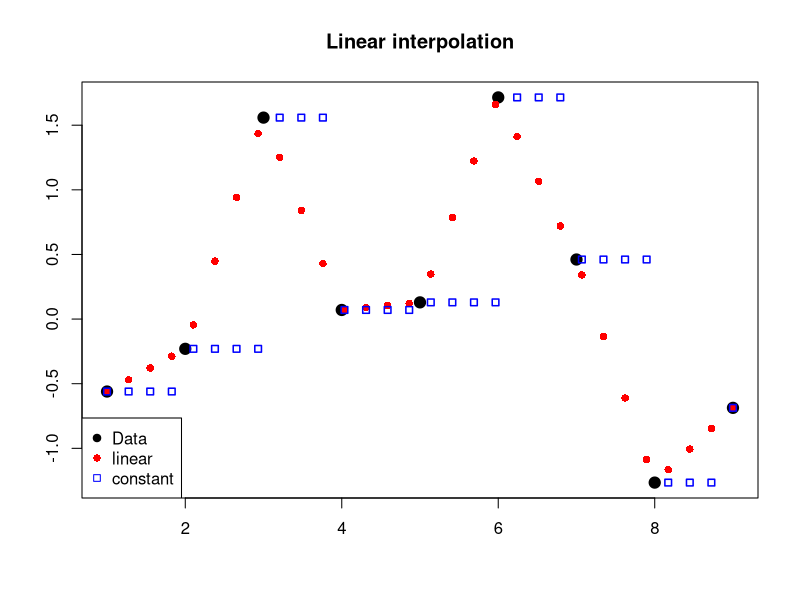
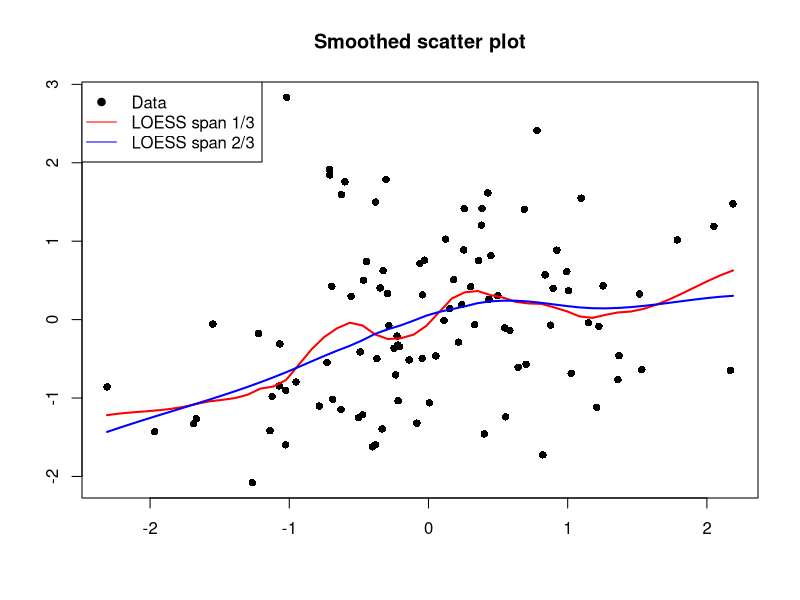
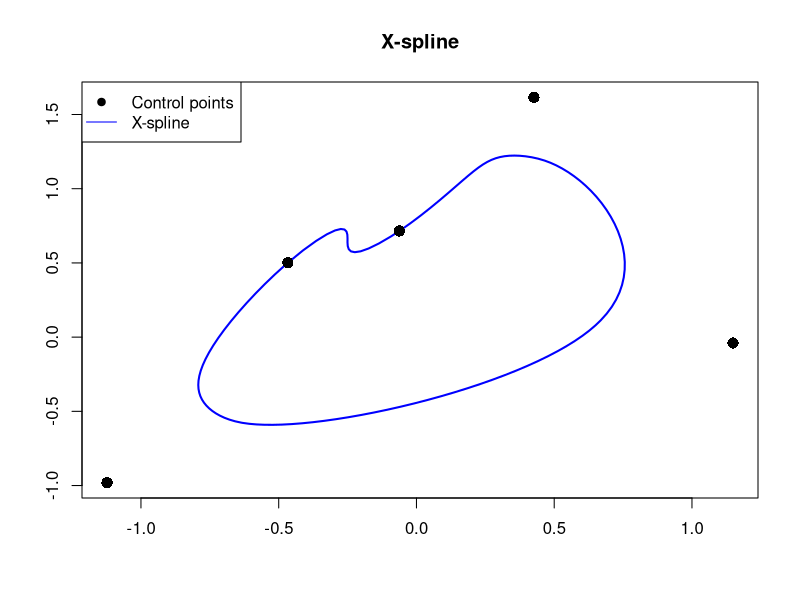
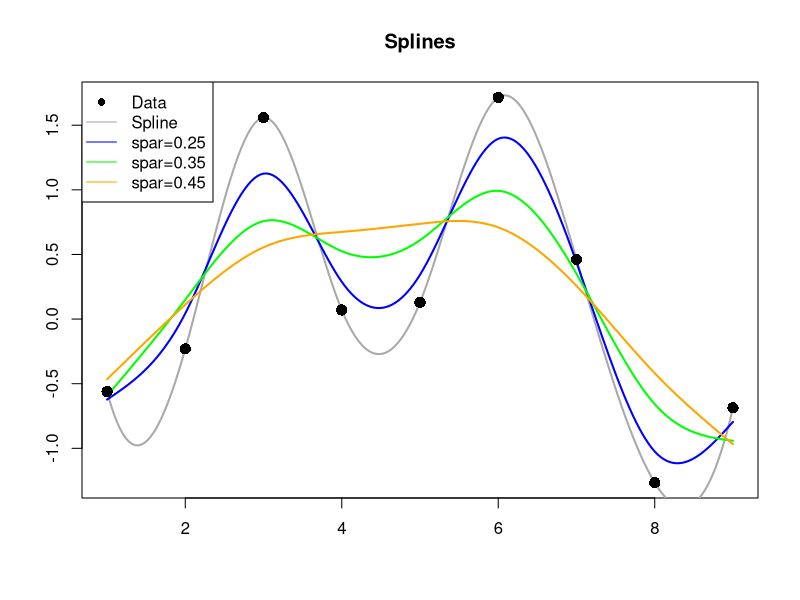

The R script that drew these images, in order:
## ---- chunk 1
set.seed(123)
xOne     <- 1:9
yOne     <- rnorm(9)
ptsLin   <- approx(xOne, yOne, method="linear",   n=30)
ptsConst <- approx(xOne, yOne, method="constant", n=30)
## ---- chunk 2
plot(xOne, yOne, xlab=NA, ylab=NA, pch=19, main="Linear interpolation", cex=1.5)
points(ptsLin,   pch=16, col="red",  lwd=1.5)
points(ptsConst, pch=22, col="blue", lwd=1.5)
legend(x="bottomleft", c("Data", "linear", "constant"), pch=c(19, 16, 22),
       col=c("black", "red", "blue"), bg="white")
## ---- chunk 3
xTwo  <- rnorm(100)
yTwo  <- 0.4 * xTwo + rnorm(100, 0, 1)
ptsL1 <- loess.smooth(xTwo, yTwo, span=1/3)
ptsL2 <- loess.smooth(xTwo, yTwo, span=2/3)
## ---- chunk 4
plot(xTwo, yTwo, xlab=NA, ylab=NA, pch=16, main="Smoothed scatter plot")
lines(ptsL1, lwd=2, col="red")
lines(ptsL2, lwd=2, col="blue")
legend(x="topleft", c("Data", "LOESS span 1/3", "LOESS span 2/3"),
       pch=c(19, NA, NA), lty=c(NA, 1, 1),
       col=c("black", "red", "blue"))
## ---- chunk 5
ord   <- order(xTwo)
idx   <- seq(9, 89, by=20)
cPtsX <- xTwo[ord][idx]
cPtsY <- yTwo[ord][idx]
plot(cPtsX, cPtsY, xlab=NA, ylab=NA, main="X-spline", type="n")
xspline(cPtsX, cPtsY, c(1, -1, -1, 1, 1), border="blue",
        lwd=2, open=FALSE)
points(cPtsX, cPtsY, pch=16, cex=1.5)
legend(x="topleft", c("Control points", "X-spline"), pch=c(19, NA),
       lty=c(NA, 1), col=c("black", "blue"))
## ---- chunk 6
ptsSpline <- spline(xOne, yOne, n=201)
smSpline1 <- smooth.spline(xOne, yOne, spar=0.25)
smSpline2 <- smooth.spline(xOne, yOne, spar=0.35)
smSpline3 <- smooth.spline(xOne, yOne, spar=0.45)
ptsX      <- seq(1, 9, length.out=201)
ptsSmSpl1 <- predict(smSpline1, ptsX)
ptsSmSpl2 <- predict(smSpline2, ptsX)
ptsSmSpl3 <- predict(smSpline3, ptsX)
## ---- chunk 7
plot(xOne, yOne, xlab=NA, ylab=NA, main="Splines", type="n")
lines(ptsSpline, col="darkgray", lwd=2)
matlines(x=ptsX, y=cbind(ptsSmSpl1$y, ptsSmSpl2$y, ptsSmSpl3$y),
         col=c("blue", "green", "orange"), lty=1, lwd=2)
points(xOne, yOne, pch=16, cex=1.5)
legend(x="topleft", c("Data", "Spline", "spar=0.25", "spar=0.35", "spar=0.45"),
       pch=c(16, NA, NA, NA, NA), lty=c(NA, 1, 1, 1, 1),
       col=c("black", "darkgray", "blue", "green", "orange"), bg="white")
